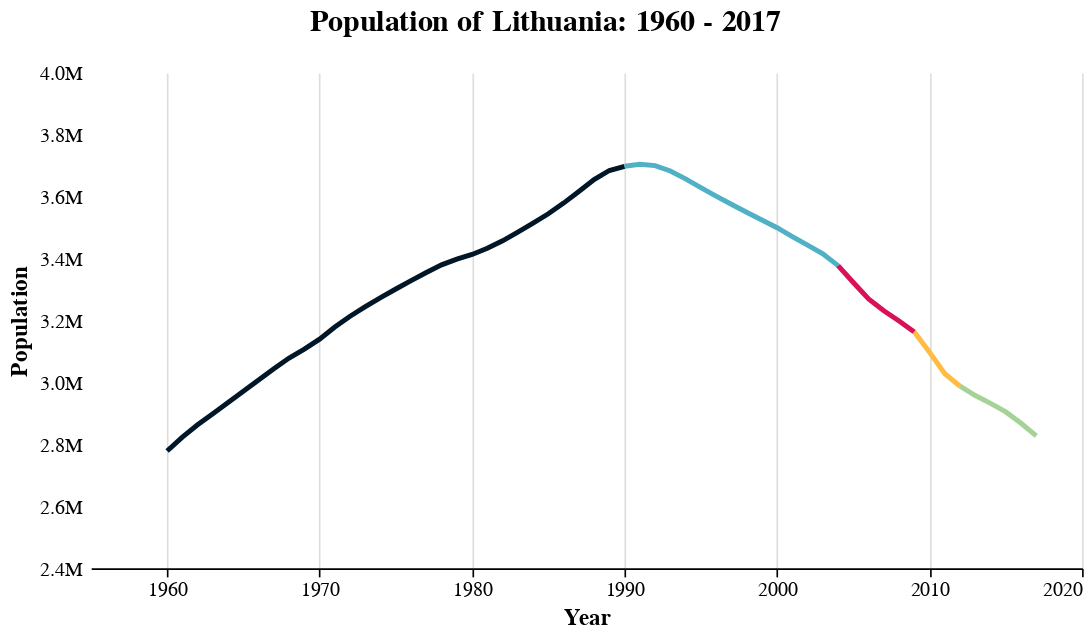

Notebook cell for this chart:
### Code cell
base = alt.Chart(pop).mark_line().encode(
    x = alt.X('Year', scale = alt.Scale(domain=[1955, 2020]), axis=alt.Axis(format='f', tickCount=8, 
                                                                            grid=True)),
    y = alt.Y('Population:Q', scale = alt.Scale(domain=[2500000, 4000000]), axis=alt.Axis(format='s')),
    tooltip = ['Year', 'Population']
)

one = base.mark_line(color='#011627').transform_filter(
    datum.Year <= 1990
)

two = base.mark_line(color='#4FB0C6').transform_filter(
    (datum.Year >= 1990) & (datum.Year <= 2004)
)

three = base.mark_line(color='#D81159').transform_filter(
    (datum.Year >= 2004) & (datum.Year <= 2009)
)

four = base.mark_line(color='#FFBC42').transform_filter(
    (datum.Year >= 2009) & (datum.Year <= 2012)
)

five = base.mark_line(color='#a5d296').transform_filter(
    datum.Year >= 2012
)

ind = alt.Chart(loc_df).mark_text().encode(
    x = alt.X('x', axis=alt.Axis(title='Year')),
    y = alt.Y('y', axis=alt.Axis(title='Population')),
    text = 'text',
    size = alt.value(15), 
    color = alt.Color('y:N', scale=alt.Scale(domain=['3800000', '3200000', '3000000'], 
                                             range=['#4FB0C6', '#D81159', '#FFBC42']), 
                      legend=None)
)

(one + two + three + four + five + ind).properties(title="Population of Lithuania: 1960 - 2017", width=600)

### Figure 1 — Vega-Lite specification as saved in the notebook (floating-point values rounded to 4 significant figures)
{"$schema": "https://vega.github.io/schema/vega-lite/v2.6.0.json", "config": {"axisX": {"domain": true, "domainColor": "black", "domainWidth": 1, "grid": false, "labelAngle": 0, "labelColor": "black", "labelFont": "Poppins", "labelFontSize": 12, "tickColor": "black", "tickSize": 5, "titleColor": "black", "titleFont": "Poppins", "titleFontSize": 14, "titlePadding": 5}, "axisY": {"domain": false, "grid": false, "gridColor": "white", "gridWidth": 1, "labelAngle": 0, "labelColor": "black", "labelFont": "Poppins", "labelFontSize": 12, "labelPadding": 5, "ticks": false, "titleColor": "black", "titleFont": "Poppins", "titleFontSize": 14, "titlePadding": 5}, "bar": {"binSpacing": 1, "continuousBandSize": 30, "discreteBandSize": 30, "size": 40, "stroke": false}, "circle": {"size": 50, "stroke": "white", "strokeWidth": 0.5}, "legend": {"labelFont": "Poppins", "labelFontSize": 12, "offset": 0, "orient": "top-right", "symbolSize": 100, "symbolType": "circle", "title": "", "titleFont": "Poppins", "titleFontSize": 14}, "line": {"strokeWidth": 3}, "path": {"strokeWidth": 0.5}, "point": {"size": 50}, "range": {"category": ["#47b8e0", "#ffc952", "#a5d296", "#ff7473", "#7f9eb2", "#f1bbba", "#D1B6E1", "#D9D4CF"], "diverging": ["#eff3ff", "#c6dbef", "#9ecae1", "#6baed6", "#3182bd", "#08519c"]}, "text": {"align": "right", "font": "Poppins", "fontSize": 11, "fontWeight": 400, "size": 11}, "title": {"anchor": "center", "font": "Poppins", "fontSize": 18, "offset": 15}, "trail": {"size": 1, "strokeWidth": 0}, "view": {"stroke": "transparent"}}, "datasets": {"data-0dc01439ff695e2fc75efc5640833b38": [{"Population": 2778550, "Year": 1960, "Yearly Change": null, "Yearly Change (%)": null}, {"Population": 2823550, "Year": 1961, "Yearly Change": 45000, "Yearly Change (%)": 1.62}, {"Population": 2863350, "Year": 1962, "Yearly Change": 39800, "Yearly Change (%)": 1.41}, {"Population": 2898950, "Year": 1963, "Yearly Change": 35600, "Yearly Change (%)": 1.24}, {"Population": 2935200, "Year": 1964, "Yearly Change": 36250, "Yearly Change (%)": 1.25}, {"Population": 2971450, "Year": 1965, "Yearly Change": 36250, "Yearly Change (%)": 1.24}, {"Population": 3008050, "Year": 1966, "Yearly Change": 36600, "Yearly Change (%)": 1.23}, {"Population": 3044400, "Year": 1967, "Yearly Change": 36350, "Yearly Change (%)": 1.21}, {"Population": 3078850, "Year": 1968, "Yearly Change": 34450, "Yearly Change (%)": 1.13}, {"Population": 3107321, "Year": 1969, "Yearly Change": 28471, "Yearly Change (%)": 0.92}, {"Population": 3139689, "Year": 1970, "Yearly Change": 32368, "Yearly Change (%)": 1.04}, {"Population": 3179041, "Year": 1971, "Yearly Change": 39352, "Yearly Change (%)": 1.25}, {"Population": 3213622, "Year": 1972, "Yearly Change": 34581, "Yearly Change (%)": 1.09}, {"Population": 3244438, "Year": 1973, "Yearly Change": 30816, "Yearly Change (%)": 0.96}, {"Population": 3273894, "Year": 1974, "Yearly Change": 29456, "Yearly Change (%)": 0.91}, {"Population": 3301652, "Year": 1975, "Yearly Change": 27758, "Yearly Change (%)": 0.85}, {"Population": 3328664, "Year": 1976, "Yearly Change": 27012, "Yearly Change (%)": 0.82}, {"Population": 3355036, "Year": 1977, "Yearly Change": 26372, "Yearly Change (%)": 0.79}, {"Population": 3379514, "Year": 1978, "Yearly Change": 24478, "Yearly Change (%)": 0.73}, {"Population": 3397842, "Year": 1979, "Yearly Change": 18328, "Yearly Change (%)": 0.54}, {"Population": 3413202, "Year": 1980, "Yearly Change": 15360, "Yearly Change (%)": 0.45}, {"Population": 3432947, "Year": 1981, "Yearly Change": 19745, "Yearly Change (%)": 0.58}, {"Population": 3457179, "Year": 1982, "Yearly Change": 24232, "Yearly Change (%)": 0.71}, {"Population": 3485192, "Year": 1983, "Yearly Change": 28013, "Yearly Change (%)": 0.81}, {"Population": 3514205, "Year": 1984, "Yearly Change": 29013, "Yearly Change (%)": 0.83}, {"Population": 3544543, "Year": 1985, "Yearly Change": 30338, "Yearly Change (%)": 0.86}, {"Population": 3578914, "Year": 1986, "Yearly Change": 34371, "Yearly Change (%)": 0.97}, {"Population": 3616367, "Year": 1987, "Yearly Change": 37453, "Yearly Change (%)": 1.05}, {"Population": 3655049, "Year": 1988, "Yearly Change": 38682, "Yearly Change (%)": 1.07}, {"Population": 3684255, "Year": 1989, "Yearly Change": 29206, "Yearly Change (%)": 0.8}, {"Population": 3697838, "Year": 1990, "Yearly Change": 13583, "Yearly Change (%)": 0.37}, {"Population": 3704134, "Year": 1991, "Yearly Change": 6296, "Yearly Change (%)": 0.17}, {"Population": 3700114, "Year": 1992, "Yearly Change": -4020, "Yearly Change (%)": -0.11}, {"Population": 3682613, "Year": 1993, "Yearly Change": -17501, "Yearly Change (%)": -0.47}, {"Population": 3657144, "Year": 1994, "Yearly Change": -25469, "Yearly Change (%)": -0.69}, {"Population": 3629102, "Year": 1995, "Yearly Change": -28042, "Yearly Change (%)": -0.77}, {"Population": 3601613, "Year": 1996, "Yearly Change": -27489, "Yearly Change (%)": -0.76}, {"Population": 3575137, "Year": 1997, "Yearly Change": -26476, "Yearly Change (%)": -0.74}, {"Population": 3549331, "Year": 1998, "Yearly Change": -25806, "Yearly Change (%)": -0.72}, {"Population": 3524238, "Year": 1999, "Yearly Change": -25093, "Yearly Change (%)": -0.71}, {"Population": 3499536, "Year": 2000, "Yearly Change": -24702, "Yearly Change (%)": -0.7}, {"Population": 3470818, "Year": 2001, "Yearly Change": -28718, "Yearly Change (%)": -0.82}, {"Population": 3443067, "Year": 2002, "Yearly Change": -27751, "Yearly Change (%)": -0.8}, {"Population": 3415213, "Year": 2003, "Yearly Change": -27854, "Yearly Change (%)": -0.81}, {"Population": 3377075, "Year": 2004, "Yearly Change": -38138, "Yearly Change (%)": -1.12}, {"Population": 3322528, "Year": 2005, "Yearly Change": -54547, "Yearly Change (%)": -1.62}, {"Population": 3269909, "Year": 2006, "Yearly Change": -52619, "Yearly Change (%)": -1.58}, {"Population": 3231294, "Year": 2007, "Yearly Change": -38615, "Yearly Change (%)": -1.18}, {"Population": 3198231, "Year": 2008, "Yearly Change": -33063, "Yearly Change (%)": -1.02}, {"Population": 3162916, "Year": 2009, "Yearly Change": -35315, "Yearly Change (%)": -1.1}, {"Population": 3097282, "Year": 2010, "Yearly Change": -65634, "Yearly Change (%)": -2.08}, {"Population": 3028115, "Year": 2011, "Yearly Change": -69167, "Yearly Change (%)": -2.23}, {"Population": 2987773, "Year": 2012, "Yearly Change": -40342, "Yearly Change (%)": -1.33}, {"Population": 2957689, "Year": 2013, "Yearly Change": -30084, "Yearly Change (%)": -1.01}, {"Population": 2932367, "Year": 2014, "Yearly Change": -25322, "Yearly Change (%)": -0.86}, {"Population": 2904910, "Year": 2015, "Yearly Change": -27457, "Yearly Change (%)": -0.94}, {"Population": 2868231, "Year": 2016, "Yearly Change": -36679, "Yearly Change (%)": -1.26}, {"Population": 2827721, "Year": 2017, "Yearly Change": -40510, "Yearly Change (%)": -1.41}], "data-fc918d05b1053e65c0eba5c36ef8c44f": [{"text": "Gained independence in 1990", "x": 2015, "y": 3800000}, {"text": "Joined EU in 2004", "x": 2000, "y": 3200000}, {"text": "Global financial crisis of 2008", "x": 2005, "y": 3000000}]}, "height": 300, "layer": [{"data": {"name": "data-0dc01439ff695e2fc75efc5640833b38"}, "encoding": {"tooltip": [{"field": "Year", "type": "quantitative"}, {"field": "Population", "type": "quantitative"}], "x": {"axis": {"format": "f", "grid": true, "tickCount": 8}, "field": "Year", "scale": {"domain": [1955, 2020]}, "type": "quantitative"}, "y": {"axis": {"format": "s"}, "field": "Population", "scale": {"domain": [2500000, 4000000]}, "type": "quantitative"}}, "mark": {"color": "#011627", "type": "line"}, "transform": [{"filter": "(datum.Year <= 1990)"}]}, {"data": {"name": "data-0dc01439ff695e2fc75efc5640833b38"}, "encoding": {"tooltip": [{"field": "Year", "type": "quantitative"}, {"field": "Population", "type": "quantitative"}], "x": {"axis": {"format": "f", "grid": true, "tickCount": 8}, "field": "Year", "scale": {"domain": [1955, 2020]}, "type": "quantitative"}, "y": {"axis": {"format": "s"}, "field": "Population", "scale": {"domain": [2500000, 4000000]}, "type": "quantitative"}}, "mark": {"color": "#4FB0C6", "type": "line"}, "transform": [{"filter": "((datum.Year >= 1990) && (datum.Year <= 2004))"}]}, {"data": {"name": "data-0dc01439ff695e2fc75efc5640833b38"}, "encoding": {"tooltip": [{"field": "Year", "type": "quantitative"}, {"field": "Population", "type": "quantitative"}], "x": {"axis": {"format": "f", "grid": true, "tickCount": 8}, "field": "Year", "scale": {"domain": [1955, 2020]}, "type": "quantitative"}, "y": {"axis": {"format": "s"}, "field": "Population", "scale": {"domain": [2500000, 4000000]}, "type": "quantitative"}}, "mark": {"color": "#D81159", "type": "line"}, "transform": [{"filter": "((datum.Year >= 2004) && (datum.Year <= 2009))"}]}, {"data": {"name": "data-0dc01439ff695e2fc75efc5640833b38"}, "encoding": {"tooltip": [{"field": "Year", "type": "quantitative"}, {"field": "Population", "type": "quantitative"}], "x": {"axis": {"format": "f", "grid": true, "tickCount": 8}, "field": "Year", "scale": {"domain": [1955, 2020]}, "type": "quantitative"}, "y": {"axis": {"format": "s"}, "field": "Population", "scale": {"domain": [2500000, 4000000]}, "type": "quantitative"}}, "mark": {"color": "#FFBC42", "type": "line"}, "transform": [{"filter": "((datum.Year >= 2009) && (datum.Year <= 2012))"}]}, {"data": {"name": "data-0dc01439ff695e2fc75efc5640833b38"}, "encoding": {"tooltip": [{"field": "Year", "type": "quantitative"}, {"field": "Population", "type": "quantitative"}], "x": {"axis": {"format": "f", "grid": true, "tickCount": 8}, "field": "Year", "scale": {"domain": [1955, 2020]}, "type": "quantitative"}, "y": {"axis": {"format": "s"}, "field": "Population", "scale": {"domain": [2500000, 4000000]}, "type": "quantitative"}}, "mark": {"color": "#a5d296", "type": "line"}, "transform": [{"filter": "(datum.Year >= 2012)"}]}, {"data": {"name": "data-fc918d05b1053e65c0eba5c36ef8c44f"}, "encoding": {"color": {"field": "y", "legend": null, "scale": {"domain": ["3800000", "3200000", "3000000"], "range": ["#4FB0C6", "#D81159", "#FFBC42"]}, "type": "nominal"}, "size": {"value": 15}, "text": {"field": "text", "type": "nominal"}, "x": {"axis": {"title": "Year"}, "field": "x", "type": "quantitative"}, "y": {"axis": {"title": "Population"}, "field": "y", "type": "quantitative"}}, "mark": "text"}], "title": "Population of Lithuania: 1960 - 2017", "width": 600}
